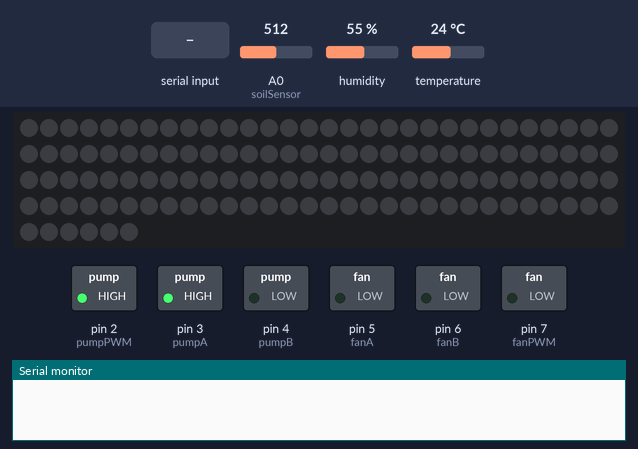
The sketch below on a simulated Arduino Uno, built with avr-gcc and run on an emulated ATmega328P. Parts: 126 RGB LEDs in strip order, left to right, continuing on the next row, switched loads named in the sketch (green lamp = pin HIGH), the last lines printed to the serial monitor. Inputs (shaded band) come from the test bench; at power-on: A0 (soilSensor) = 512, humidity 55 %, temperature 24 °C.

Above: at 1.2 s.
1.3 s: "2\n" received over Serial
At 3.3 s:
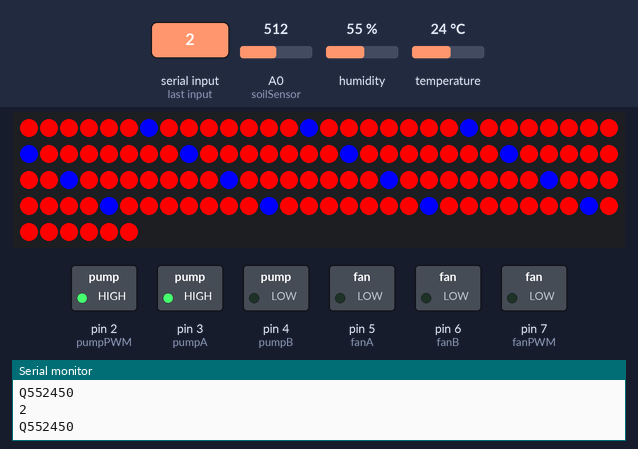
3.7 s: "1\n" received over Serial
At 6.2 s:
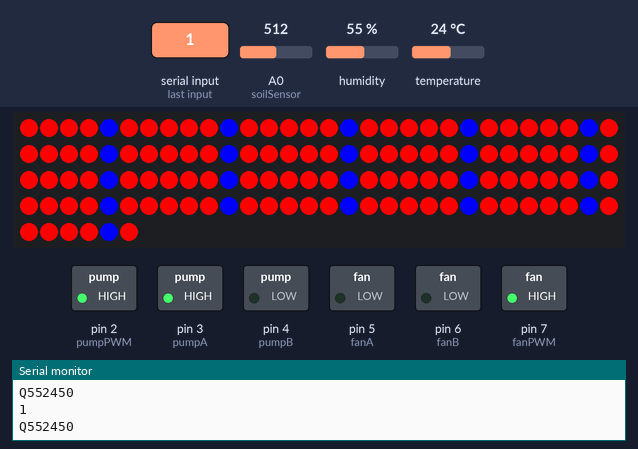
At 7.8 s:
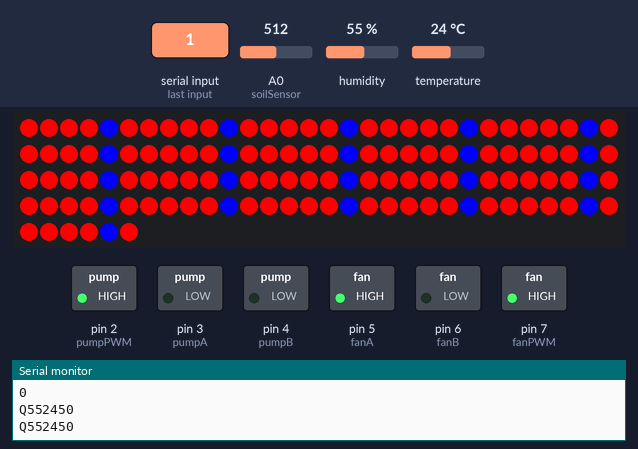
Timing chart, 0 to 9.3 s (numbered marks = the images above; inputs shaded):
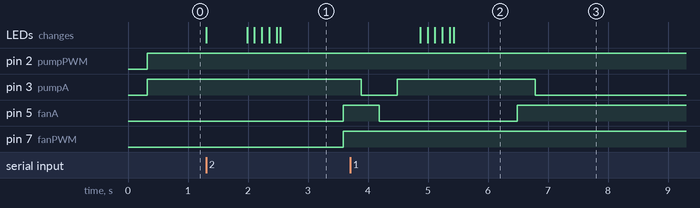

The sketch:

moas_smartfarm_mega.ino
```cpp
#include <DHT.h>//DHT 라이브러리 불러오기
#include <Adafruit_NeoPixel.h> //네오픽셀 라이브러리 불러오기

//1층 핀설정
#define ledPin 13
#define soilSensor A0
#define dhtSensor 8
#define fanA 5
#define fanB 6
#define fanPWM 7
#define pumpA 3
#define pumpB 4
#define pumpPWM 2
DHT dht(dhtSensor, DHT11);

//LED 관련
int ledNumber = 14*9;
int R=1, G=2, B=3, O=4, W=5, i, j;
int Kale[]={R,R,B,R}, SC[]={R,R,R,R,B,R},Gl[]={R,R,R,R,R,R,B,R},Off[]={O},White[]={W,B,B,G,R};
Adafruit_NeoPixel strip = Adafruit_NeoPixel(ledNumber, ledPin, NEO_GRB +NEO_KHZ800);

//식물 관련
int plantNumber = 1;
int temp, humi, soil;
int TEM[]={0,25,25,25,25,25,25,25};
int HUM[]={0,60,60,60,60,60,60};

void setup(){
    pinMode(fanA, OUTPUT);
    pinMode(fanB, OUTPUT);
    pinMode(fanPWM, OUTPUT);
    pinMode(pumpA, OUTPUT);
    pinMode(pumpB, OUTPUT);
    pinMode(pumpPWM, OUTPUT);
    strip.begin();
    Serial.begin(115200); //시리얼 통신속도
}

void loop(){
  if(Serial.available()){
    plantNumber = Serial.parseInt();
    Serial.println(plantNumber);}

   if (plantNumber >= 100){
       Manual(plantNumber);}

   else {
   Auto(plantNumber);
   String serialADD = serial(humi,temp,soil);
   Serial.println(serialADD);
   }
}

String serial(int H,int T, int M){
  String strAdd = 'Q'+ String(H) + String(T) +  String(M);
  return strAdd;
}

void Fan(int veg){
  humi = dht.readHumidity();       // 습도값을 temp에 저장
  temp = dht.readTemperature();    // 온도값을 humi에 저장

  if(temp > TEM[veg]){             //층의 온도 > TEM (정해진 온도)
    digitalWrite(fanA,HIGH);
    digitalWrite(fanB,LOW);
    analogWrite(fanPWM,200);}
  else {                           //정지
    digitalWrite(fanA, LOW);
    digitalWrite(fanB, LOW);}
    delay(300);
}

void Pump(int veg){
   int soilIN = analogRead(soilSensor);
   soil = map(soilIN,0,1024,0,100);  //토양수분값을 soil에 저장
  if(soil < HUM[veg]){             //층의 토양수분 < HUM(정해진 토양수분값)
    digitalWrite(pumpA,HIGH);
    digitalWrite(pumpB,LOW);
    analogWrite(pumpPWM,255);}
  else {                           //정지
    digitalWrite(pumpA, LOW);
    digitalWrite(pumpB, LOW);}
    delay(300);
}

void Led(int Crops_name[], int lp){
  for (int i=0; i<=ledNumber; i += lp){       //led pattern ledNumber까지 반복
    for (int j=0; j<lp; j++){                 //하나의 led pattern
      if (Crops_name[j]==R){strip.setPixelColor(i+j,255,0,0);}
      if (Crops_name[j]==B){strip.setPixelColor(i+j,0,0,255);}
      if (Crops_name[j]==G){strip.setPixelColor(i+j,0,255,0);}
      if (Crops_name[j]==O){strip.setPixelColor(i+j,0,0,0);}
      if (Crops_name[j]==W){strip.setPixelColor(i+j,255,255,255);}
      strip.show();}}
}

void Auto(int veg){                //자동 제어
  Fan(veg);
  Pump(veg);
  switch(veg){
    case 1:
    Led(SC,sizeof(SC)/2);          //상추
    break;
    case 2:
    Led(Gl,sizeof(Gl)/2);          //부추
    break;
    case 3:
    Led(Gl,sizeof(Gl)/2);          //달래
    break;
    case 4:
    Led(Kale,sizeof(Kale)/2);      //깻잎
    break;
    case 5:
    Led(Kale,sizeof(Kale)/2);      //케일
    break;
    case 6:
    Led(Gl,sizeof(Gl)/2);          //시금치
    break;
    case 7:
    Led(White,sizeof(White)/2);    //무순
    break;
  }
}

void Manual(int veg){             //수동제어
  switch(veg){
    case 100:
      digitalWrite(pumpA, HIGH);
      digitalWrite(pumpB, LOW);
      analogWrite(pumpPWM, 255);
         break;
    case 101:
      digitalWrite(pumpA, LOW);
      digitalWrite(pumpB, LOW);
      break;
    case 102:
      digitalWrite(fanA, HIGH);
      digitalWrite(fanB, LOW);
      analogWrite(fanPWM, 255);
      break;
    case 103:
      digitalWrite(fanA, LOW);
      digitalWrite(fanB, LOW);
      break;
    case 104:
      Led(Kale,sizeof(Kale)/2);
      Led(Kale,sizeof(Kale)/2);
      break;
    case 105:
      Led(SC,sizeof(SC)/2);
      Led(SC,sizeof(SC)/2);
      break;
    case 106:
      Led(Gl,sizeof(Gl)/2);
      Led(Gl,sizeof(Gl)/2);
      break;
    case 107:
      Led(Off,sizeof(Off)/2);
      Led(Off,sizeof(Off)/2);
      break;
    case 108:
      Led(White,sizeof(White)/2);
      Led(White,sizeof(White)/2);
      break;
  }
}
```

Measured:
- after the input at 1.3 s, pin 5 (fanA), pin 7 (fanPWM): LOW → HIGH after 2.3 s; the LEDs: first differ from a run without the input after 0.68 s (image 1 shows a later state)
- after the input at 3.7 s, pin 5 (fanA): HIGH → LOW after 0.49 s, → HIGH 2.3 s later; the LEDs: first change after 1.2 s (image 2 shows a later state)
